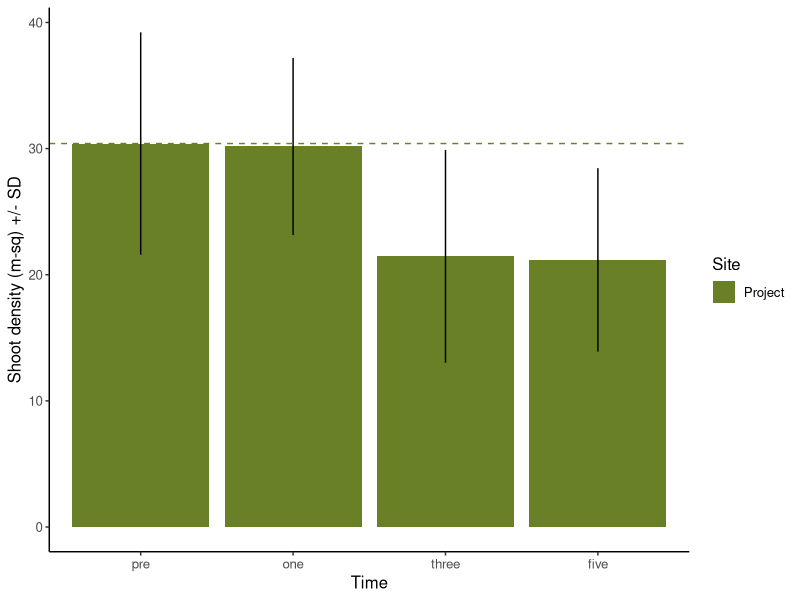
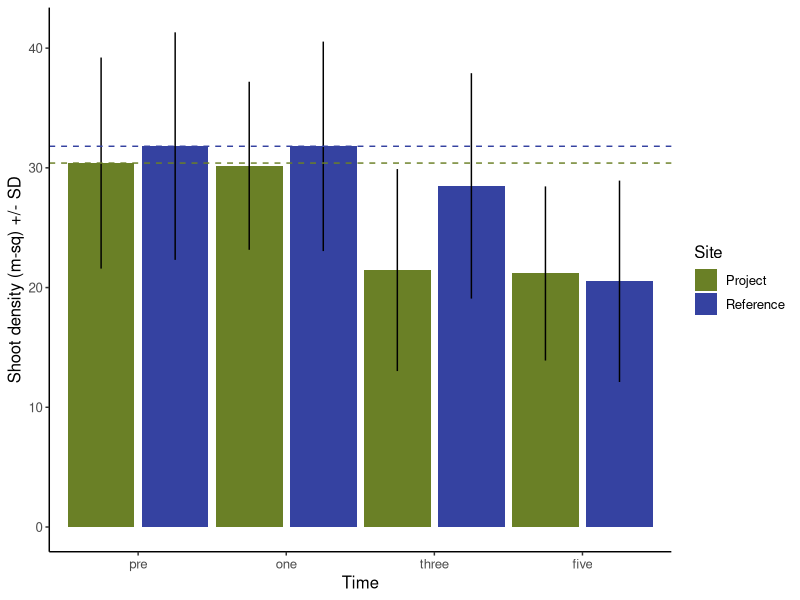

Recreate these plots in R, in order.
## ---- chunk 1
library(tidyverse)

theme_set(theme_classic())

set.seed(9)
## ---- chunk 2
dat <- read.csv("example_eelgrass_data.csv", header = TRUE, stringsAsFactors = FALSE)

dat$time <- factor(dat$time, levels = c("pre", "one", "three", "five"))
dat$site <- factor(dat$site, levels = c("proj", "ref"))

dat.sum <- dat %>% 
  group_by(site, time) %>% 
  summarize(mean = mean(density),
            sd = sd(density))

pal <- c("#6A8026", "#3542A1")
## ---- chunk 3
# Known parameters
mean_pre <- 30
alpha <- 0.1      # Significance level
beta <- 0.9       # Desired power
sd_pre <- 10
delta <- (0.2 * mean_pre)  # Minimum detectable effect size (20% change)

# Calculate critical values
z_alpha_over_2 <- qnorm(1 - alpha/2)
z_beta <- abs(qnorm(1 - beta))

# Calculate sample size per group
sample_size <- ((2 * (z_alpha_over_2 + z_beta)^2 * sd_pre^2) / delta^2)
round(sample_size, 0)
## ---- chunk 4
mean_pre <- dat.sum[[1, 3]]
sd_pre <- dat.sum[[1, 4]]

tot_area <- 314

tot_pre_shoots <- tot_area * mean_pre
round(tot_pre_shoots, 0)
## ---- chunk 5
ggplot(dat.sum %>% 
         filter(site == "proj")) +
  geom_col(aes(x = time, y = mean, fill = site)) +
  geom_errorbar(aes(x = time, ymin = mean - sd, ymax = mean + sd, group = site), width = 0) +
  scale_fill_manual(values = pal, name = "Site", breaks = c("proj", "ref"), labels = c("Project", "Reference")) +
  geom_hline(aes(yintercept = 30.4), color = pal[1], linetype = "dashed") +
  xlab("Time") +
  ylab("Shoot density (m-sq) +/- SD") +
  theme(text = element_text(size = 12))
## ---- chunk 6
## Year 1 ##
dat.1 <- dat %>% 
  filter(site == "proj") %>% 
  filter(time %in% c("pre", "one"))

mod.1 <- glm(density ~ time, data = dat.1, family = Gamma(link = "log"))
summary(mod.1)

## Year 3 ##
dat.2 <- dat %>% 
  filter(site == "proj") %>% 
  filter(time %in% c("pre", "three"))

mod.2 <- glm(density ~ time, data = dat.2, family = Gamma(link = "log"))
summary(mod.2)

## Year 5 ##
### Compare to pre ##
dat.3 <- dat %>% 
  filter(site == "proj") %>% 
  filter(time %in% c("pre", "five"))

mod.3 <- glm(density ~ time, data = dat.3, family = Gamma(link = "log"))
summary(mod.3)

### Compare to year 3 ##
dat.4 <- dat %>% 
  filter(site == "proj") %>% 
  filter(time %in% c("three", "five"))

mod.4 <- glm(density ~ time, data = dat.4, family = Gamma(link = "log"))
summary(mod.4)
## ---- chunk 7
## Year 3 ##
mean_3yr <- dat.sum[[3, 3]]

tot_shoots_3yr <- tot_area * mean_3yr

mit_shoots_3yr <- tot_pre_shoots - tot_shoots_3yr
round(mit_shoots_3yr)
## ---- chunk 8
ggplot(dat.sum) +
  geom_col(aes(x = time, y = mean, group = site, fill = site), position = position_dodge(1)) +
  geom_errorbar(aes(x = time, ymin = mean - sd, ymax = mean + sd, group = site), position = position_dodge(1), width = 0) +
  scale_fill_manual(values = pal, name = "Site", breaks = c("proj", "ref"), labels = c("Project", "Reference")) +
  geom_hline(aes(yintercept = 30.4), color = pal[1], linetype = "dashed") +
  geom_hline(aes(yintercept = 31.8), color = pal[2], linetype = "dashed") +
  xlab("Time") +
  ylab("Shoot density (m-sq) +/- SD") +
  theme(text = element_text(size = 12))
## ---- chunk 9
## Project to reference ##
dat.5 <- dat %>% 
  filter(site %in% c("proj", "ref")) %>% 
  filter(time %in% c("pre"))

mod.5 <- glm(density ~ site, data = dat.5, family = Gamma(link = "log"))
summary(mod.5)

## Year 1 ##
dat.6 <- dat %>% 
  filter(time %in% c("pre", "one"))

mod.6 <- glm(density ~ time/site, data = dat.6, family = Gamma(link = "log"))
summary(mod.6)

## Year 3 ##
dat.7 <- dat %>% 
  filter(time %in% c("pre", "three"))

mod.7 <- glm(density ~ time/site, data = dat.7, family = Gamma(link = "log"))
summary(mod.7)

## Year 5 ##
dat.8 <- dat %>% 
  filter(time %in% c("pre", "five"))

mod.8 <- glm(density ~ time/site, data = dat.8, family = Gamma(link = "log"))
summary(mod.8)

### Compare to year 3 ##
dat.9 <- dat %>% 
  filter(time %in% c("three", "five"))

mod.9 <- glm(density ~ time/site, data = dat.9, family = Gamma(link = "log"))
summary(mod.9)
## ---- chunk 10
## Year 3 ##
mean_3yr_ref <- exp(mod.7$coefficients[[1]] - mod.7$coefficients[[4]])

tot_shoots_3yr_ref <- tot_area * mean_3yr_ref

mit_shoots_3yr_ref <- tot_pre_shoots - tot_shoots_3yr_ref
round(mit_shoots_3yr_ref)
## ---- chunk 11
dat.adj.1 <- dat %>% 
  filter(time %in% c("pre", "one")) 

dat.adj.1[49:96, 3] <- dat.adj.1[49:96, 3] * 0.75
dat.adj.1[147:196, 3] <- dat.adj.1[147:196, 3] * 0.75

dat.adj.1.sum <- dat.adj.1 %>% 
  group_by(site, time) %>% 
  summarise(mean = mean(density),
            sd = sd(density))
## ---- chunk 12
mod.10 <- glm(density ~ time/site, data = dat.adj.1, family = Gamma(link = "log"))
summary(mod.10)
